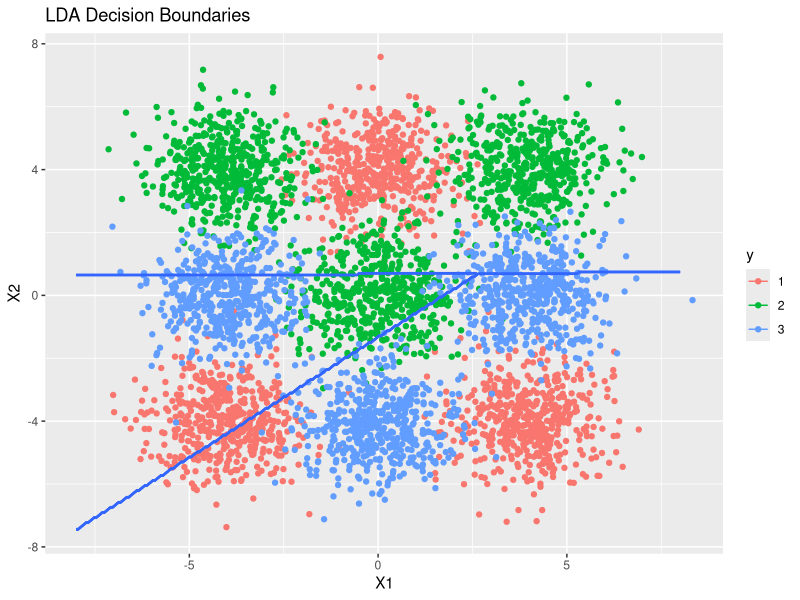
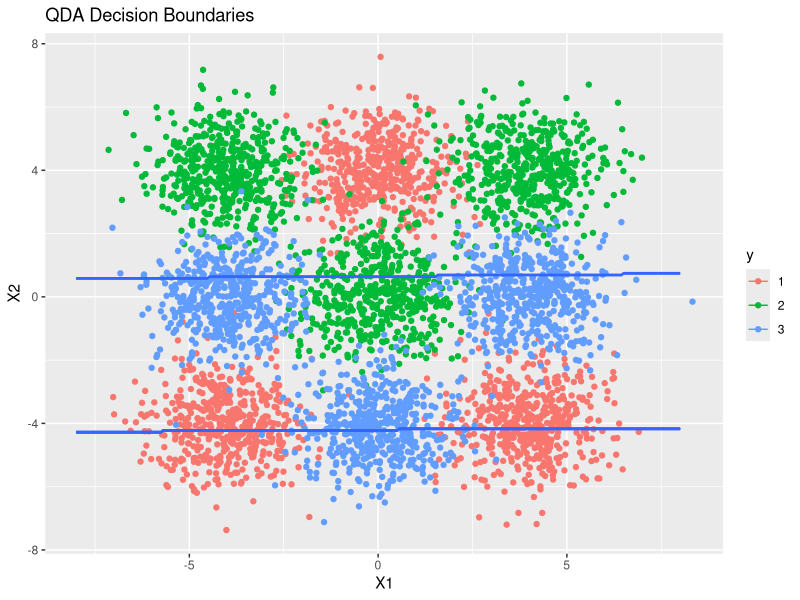
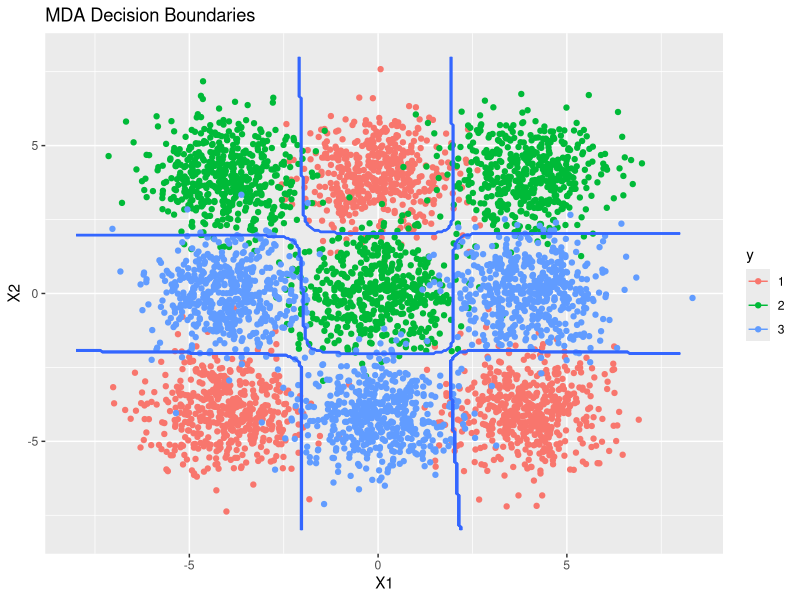

Source code (R) for these figures, in order:
# Mixture Discriminant Analysis
# http://ramhiser.com/2013/07/02/a-brief-look-at-mixture-discriminant-analysis/

library(MASS)
library(mvtnorm)
library(mda)
library(ggplot2)

set.seed(42)
n <- 500

# Randomly sample data
x11 <- rmvnorm(n = n, mean = c(-4, -4))
x12 <- rmvnorm(n = n, mean = c(0, 4))
x13 <- rmvnorm(n = n, mean = c(4, -4))

x21 <- rmvnorm(n = n, mean = c(-4, 4))
x22 <- rmvnorm(n = n, mean = c(4, 4))
x23 <- rmvnorm(n = n, mean = c(0, 0))

x31 <- rmvnorm(n = n, mean = c(-4, 0))
x32 <- rmvnorm(n = n, mean = c(0, -4))
x33 <- rmvnorm(n = n, mean = c(4, 0))

x <- rbind(x11, x12, x13, x21, x22, x23, x31, x32, x33)
train_data <- data.frame(x, y = gl(3, 3 * n))

# Trains classifiers
lda_out <- lda(y ~ ., data = train_data)
qda_out <- qda(y ~ ., data = train_data)
mda_out <- mda(y ~ ., data = train_data)

# Generates test data that will be used to generate the decision boundaries via
# contours
contour_data <- expand.grid(X1 = seq(-8, 8, length = 300),
                            X2 = seq(-8, 8, length = 300))

# Classifies the test data
lda_predict <- data.frame(contour_data,
                          y = as.numeric(predict(lda_out, contour_data)$class))
qda_predict <- data.frame(contour_data,
                          y = as.numeric(predict(qda_out, contour_data)$class))
mda_predict <- data.frame(contour_data,
                          y = as.numeric(predict(mda_out, contour_data)))

# Generates plots
p <- ggplot(train_data, aes(x = X1, y = X2, color = y)) + geom_point()
p + stat_contour(aes(x = X1, y = X2, z = y), data = lda_predict) + ggtitle("LDA Decision Boundaries")
p + stat_contour(aes(x = X1, y = X2, z = y), data = qda_predict) + ggtitle("QDA Decision Boundaries")
p + stat_contour(aes(x = X1, y = X2, z = y), data = mda_predict) + ggtitle("MDA Decision Boundaries")
